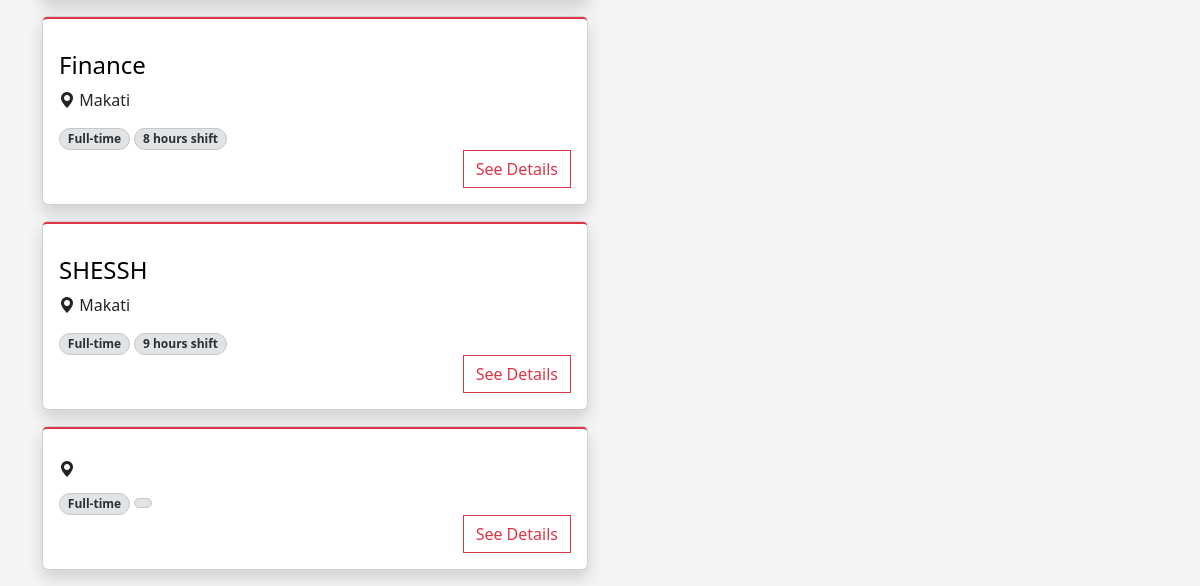
Before: / (lower part) with the older database file.
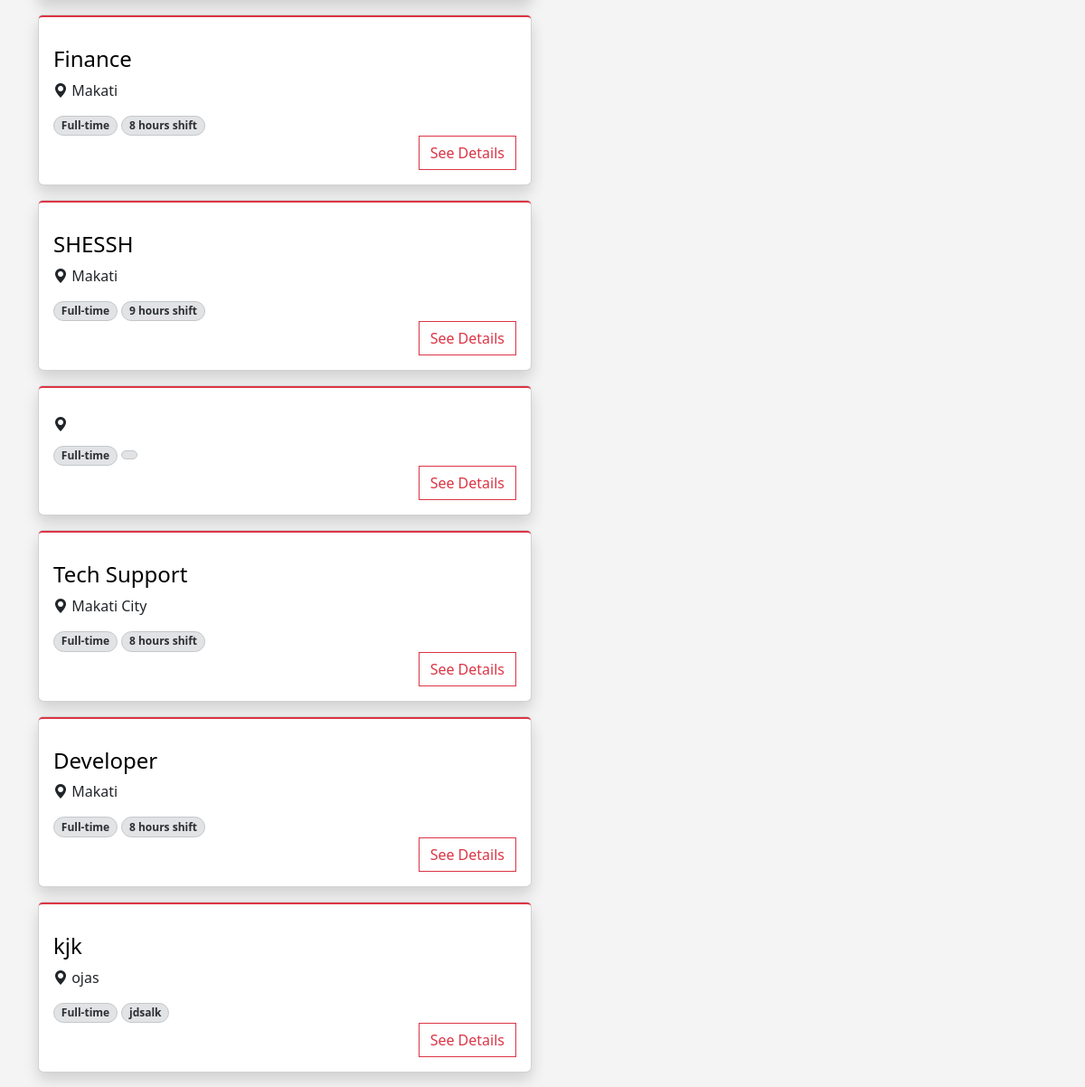
After: the same page with the newer database file.
### tables this page shows
CREATE TABLE `jobs` (
  `id` int(12) NOT NULL,
  `job_name` varchar(255) NOT NULL,
  `salary` int(12) NOT NULL,
  `job_type` varchar(255) NOT NULL,
  `shift_and_schedule` varchar(255) NOT NULL,
  `location` varchar(255) NOT NULL,
  `job_description` text NOT NULL,
  `benefits` text NOT NULL,
  `priority` varchar(255) NOT NULL,
  `department` varchar(255) NOT NULL,
  `created_at` timestamp NOT NULL DEFAULT current_timestamp() ON UPDATE current_timestamp()
);

### index_process.php (called while the page is built, shortened)
<?php
include ("dbconn.php");
if (isset ($_SESSION['user_id'])) {
    $userId = $_SESSION['user_id'];
    $query =
        "SELECT jobs.*
        FROM jobs
        LEFT JOIN job_applicants ON jobs.id = job_applicants.job_id AND job_applicants.user_id = ?
        WHERE job_applicants.user_id is NULL
        ORDER BY
            CASE WHEN jobs.priority = 'Urgent Hiring' THEN 0 ELSE 1 END,
            CASE WHEN jobs.priority = 'Non-urgent Hiring' THEN jobs.created_at END DESC";
    $stmt = $conn->prepare($query);
    $stmt->bind_param("i", $userId);
    $stmt->execute();
    $result = $stmt->get_result();
    $query2 = "SELECT resume FROM user WHERE id=?";
    $stmt2 = $conn->prepare($query2);
    $stmt2->bind_param("i", $userId);
    $stmt2->execute();
    $result2 = $stmt2->get_result();
    $row = $result2->fetch_assoc();
    $resume = $row['resume'];
} else {
    $query = "SELECT * FROM jobs ORDER BY CASE WHEN jobs.priority = 'Urgent Hiring' THEN 0 ELSE 1 END";
    $stmt = $conn->prepare($query);
    $stmt->execute();
    $result = $stmt->get_result();
}
?>

### index.php (the view, shortened to what this page needs)
<?php
include ("header.php");
include ("index_process.php");
?>
<!DOCTYPE html>
<html lang="en">
<head>
</head>
<body style="background-color: #F4F4F4; ">
    <div class="container">
        <div class="row">
            <div class="col-sm-12 col-md-6 " id="searchResultsContainer">
                <?php
                while ($row = mysqli_fetch_assoc($result)) {
                    ?>
                    <div class="card shadow mb-3 ">
                        <div class="card-body rounded-1 border-2 border-top border-danger">
                            <a href="javascript:void(0)" onclick="showDetails(<?php echo $row['id'] ?>)"
                                class="text-decoration-none">
                                <h4 class="text-black mt-3">
                                    <?php echo $row['job_name']; ?>
                                </h4>
                            </a>
                            <div class="row">
                                <div class="col">
                                    <i class="bi bi-geo-alt-fill"></i><span>
                                        <?php echo $row['location']; ?>
                                    </span>
                                </div>
                            </div>
                            <div class="row">
                                <div class="col">
                                    <span
                                        class="badge bg-secondary-subtle border border-secondary-subtle text-secondary-emphasis rounded-pill mt-3">
                                        <?php echo $row['job_type']; ?>
                                    </span>
                                    <span
                                        class="badge bg-secondary-subtle border border-secondary-subtle text-secondary-emphasis rounded-pill mt-3">
                                        <?php echo $row['shift_and_schedule']; ?>
                                    </span>
                                </div>
                            </div>
                            <div class="row">
                                <div class="col d-flex justify-content-end">
                                    <button class="btn btn-outline-danger" onclick="showDetails(<?php echo $row['id'] ?>)"
                                        style="border-radius: 0;">
                                        See Details
                                    </button>
                                </div>
                            </div>
                        </div>
                    </div>
                    <?php
                }
                ?>
            </div>
        </div>
    </div>
</body>
</html>

Changed rows visible on the page:
added jobs: job_name "Tech Support", location "Makati City", job_type "Full-time", shift_and_schedule "8 hours shift"
added jobs: job_name "Developer", location "Makati", job_type "Full-time", shift_and_schedule "8 hours shift"
added jobs: job_name "kjk", location "ojas", job_type "Full-time", shift_and_schedule "jdsalk"
